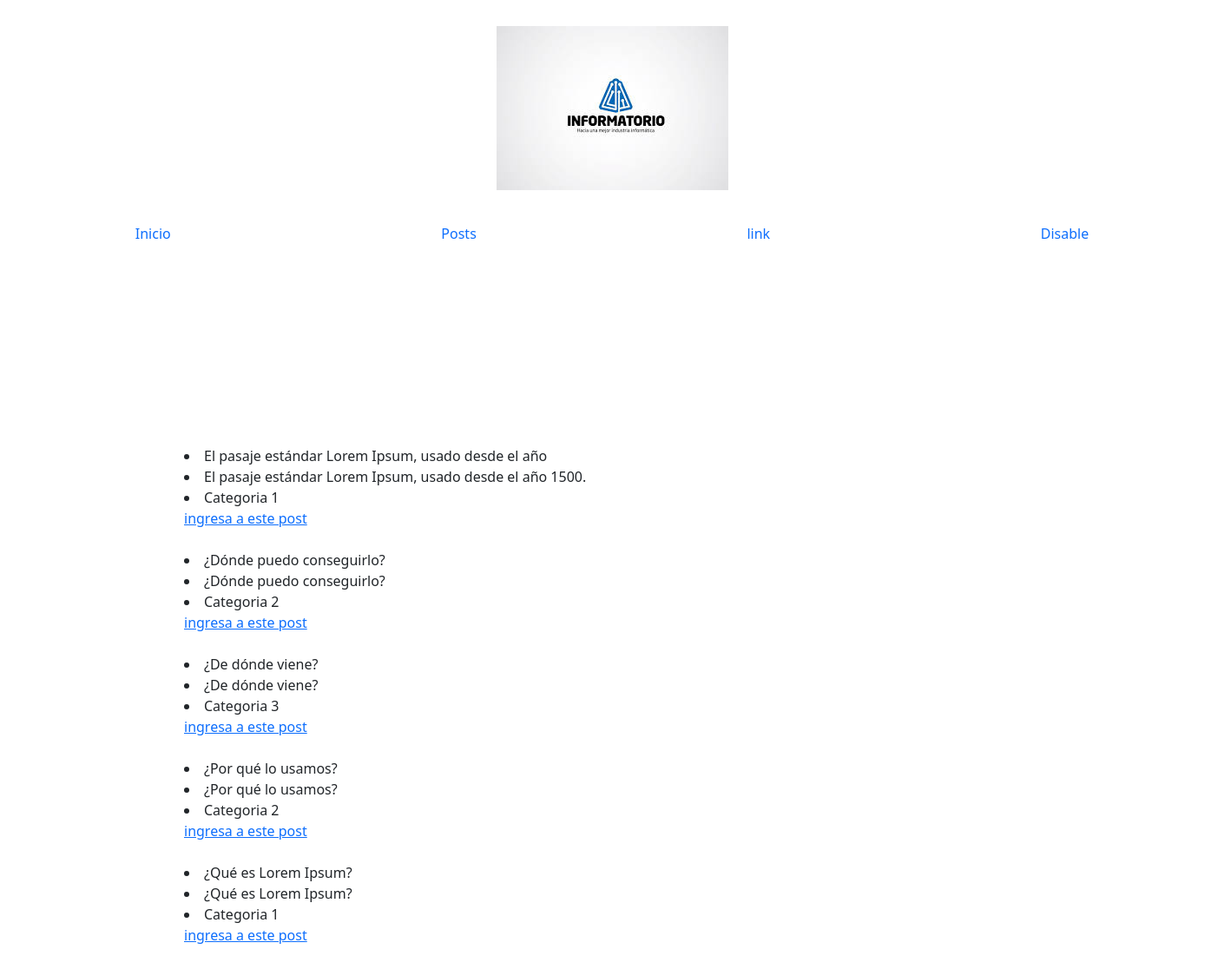
/posts/, run on the app's committed database.
### apps/posts/models.py (models this page shows, shortened)
class Post (models.Model):
    titulo = models.CharField(max_length=50, null=False)
    subtitulo = models.CharField(max_length=100, null=True, blank=True)
    fecha = models.DateTimeField(auto_now_add=True)
    texto = models.TextField(null=False)
    activo = models.BooleanField(default=True)
    categoria = models.ForeignKey(Categoria, on_delete=models.SET_NULL, null=True, default='Sin categoría')
    imagen = models.ImageField(null=True, blank=True, upload_to='media', default='static/post_default.png')
    publicado = models.DateTimeField(default=timezone.now)
    class Meta:
        ordering = ('-publicado',)

class Categoria(models.Model):
    nombre = models.CharField(max_length=30, null=False)
    def __str__(self):
        return self.nombre

### apps/posts/views.py (the view)
# urls.py: path('posts/', PostListView.as_view(), name='posts'),
class PostListView(ListView):
    model = Post
    template_name = "posts/posts.html"
    context_object_name = "posts"

### templates/posts/posts.html
{% extends 'base.html' %}
{% block contenido %}
<div class="container-fluid" style="margin: 200px;">
    {% for i in posts  %}
        <br>
        <li> {{i.titulo}} </li>
        <li> {{i.subtitulo}}</li>
        <li>{{i.categoria}}</li>
        <a id="boton_post" href="{% url 'apps.posts:post_individual' i.id %}">
            ingresa a este post
        </a>
        <br>
        {% empty %}
        <h1>No hay registros</h1>
    {% endfor %}
</div>
{% endblock contenido %}

### data on the page
Post: titulo "El pasaje estándar Lorem Ipsum, usado desde el año", subtitulo "El pasaje estándar Lorem Ipsum, usado desde el año 1500.", categoria "Categoria 1"
Post: titulo "¿Dónde puedo conseguirlo?", subtitulo "¿Dónde puedo conseguirlo?", categoria "Categoria 2"
Post: titulo "¿De dónde viene?", subtitulo "¿De dónde viene?", categoria "Categoria 3"
Post: titulo "¿Por qué lo usamos?", subtitulo "¿Por qué lo usamos?", categoria "Categoria 2"
Post: titulo "¿Qué es Lorem Ipsum?", subtitulo "¿Qué es Lorem Ipsum?", categoria "Categoria 1"
